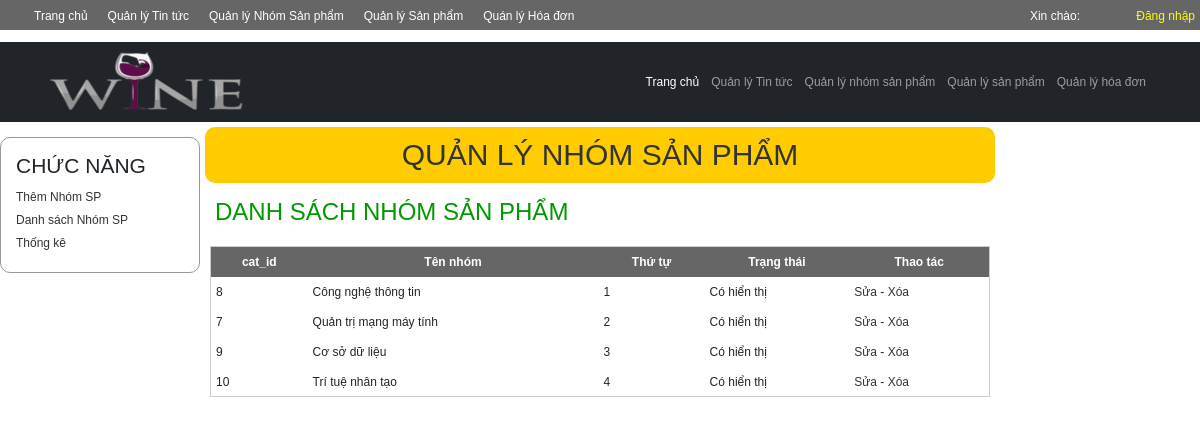
Page /index_admin.php?module=nhomsp on the earlier database version.
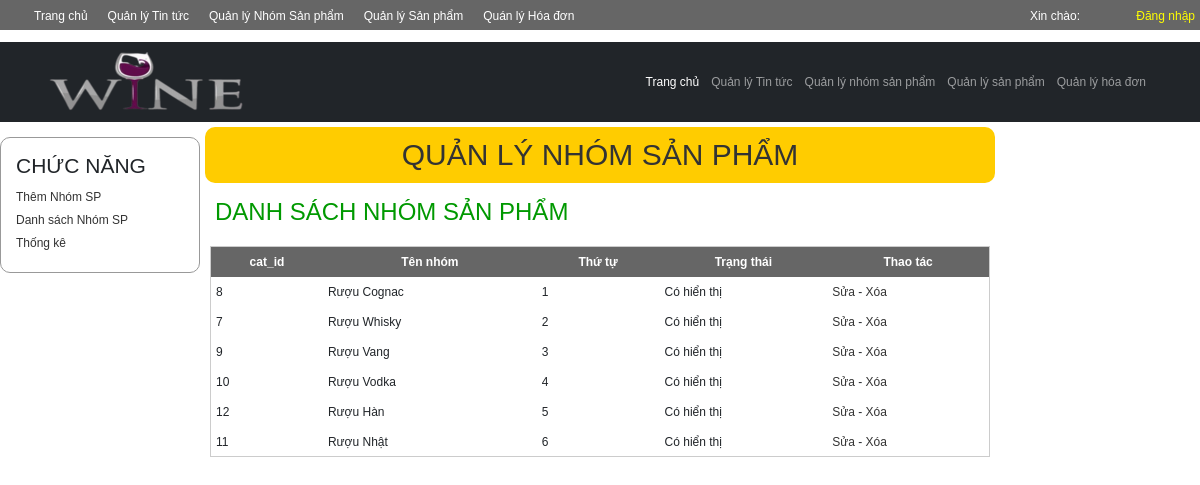
Same page on the later database version.
### tables this page shows
CREATE TABLE `tbcategory` (
  `cat_id` int(11) NOT NULL,
  `cat_name` varchar(100) NOT NULL,
  `cat_ord` int(11) DEFAULT NULL,
  `cat_status` tinyint(1) DEFAULT NULL
);

### Models/clsDatabase.php (called while the page is built, shortened)
<?php
class clsDatabase
{
	public $conn = NULL;
	function __construct()
	{
		try
		{
			$this->conn = new PDO("mysql:host=localhost;dbname=shop","root","");
			$this->conn->exec("SET NAMES UTF8");
		}
		catch(PDOException $ex)
		{
			echo "<h3>" . $ex->getMessage() . "</h3>";
			die("<h3> LỖI KẾT NỐI CSDL </h3>");
		}
	}
	function ThucthiSQL($sql, $data=NULL)
	{
		$this->pdo_stm = $this->conn->prepare($sql);
		$ketqua=false;
		if($data!=NULL)
			$ketqua = $this->pdo_stm->execute($data);
		else
			$ketqua = $this->pdo_stm->execute();
		return $ketqua;
	}
}
?>

### Models/clsCategory.php (called while the page is built, shortened)
<?php
require_once("clsDatabase.php");
class clsCategory
{
	public $db;
	function __construct()
	{
		$this->db = new clsDatabase();
	}
	function LayDanhSachNhomSanpham($trangthai =2, $order =0)
	{
		$sql = "SELECT * FROM tbcategory";
		if($order == 1)
			$sql .= " ORDER BY cat_ord ASC";
		else if($order == -1)
			$sql .= " ORDER BY cat_ord DESC";
				$ketqua = $this->db->ThucthiSQL($sql);
		if($ketqua==TRUE)
			$this->data = $this->db->pdo_stm->fetchAll();
		return $ketqua;
	}
}
?>

### Views/vDanhSachNhomSP.php (the view)
 	<div id="content_left">
     	<div class="left1">
         	<h3>CHỨC NĂNG</h3>
             <p><a href="?module=<?=$module?>&act=them">Thêm Nhóm SP</a></p>
             <p><a href="?module=<?=$module?>">Danh sách Nhóm SP</a></p>
             <p><a href="?module=<?=$module?>">Thống kê</a></p>
         </div>
     </div>
     <div id="content_right">
     	<h1> QUẢN LÝ NHÓM SẢN PHẨM</h1>
         <h2> DANH SÁCH NHÓM SẢN PHẨM</h2>
         <div id="right_detail">
         <table width="100%" border="1" class="Content_Table" cellpadding="0" cellspacing="0">
         	<tr>
             	<td> cat_id </td>
                 <td> Tên nhóm </td>
                 <td> Thứ tự </td>
                 <td> Trạng thái </td>
                 <td> Thao tác </td>
             </tr>
             <?php
	$rows = $Nhomsanpham->data;
	foreach($rows as $row)
	{
		$trangthai="";
		if($row["cat_status"]==0)
			$trangthai = "Không hiển thị";
		else if($row["cat_status"]==1)
			$trangthai = "Có hiển thị";
	?>
             <tr>
             	<td> <?=$row["cat_id"]?> </td>
                 <td> <?=$row["cat_name"]?> </td>
                 <td> <?=$row["cat_ord"]?> </td>
                 <td> <?=$trangthai?></td>
                 <td> <a href="?module=<?=$module?>&act=sua&id=<?=$row["cat_id"]?>"> Sửa </a>
     				- <a href="?module=<?=$module?>&act=xoa&id=<?=$row["cat_id"]?>"
                     		onClick="return confirm('Chắc chắn xóa?');"> Xóa </a> </td>
             </tr>
             <?php
	}
	?>
         </table>
</div>
     </div>

Differences in the rows shown:
changed tbcategory id 8: cat_name "Công nghệ thông tin" → "Rượu Cognac"
changed tbcategory id 7: cat_name "Quản trị mạng máy tính" → "Rượu Whisky"
changed tbcategory id 9: cat_name "Cơ sở dữ liệu" → "Rượu Vang"
changed tbcategory id 10: cat_name "Trí tuệ nhân tạo" → "Rượu Vodka"
added tbcategory: cat_id "12", cat_name "Rượu Hàn", cat_ord "5", cat_status "Có hiển thị"
added tbcategory: cat_id "11", cat_name "Rượu Nhật", cat_ord "6", cat_status "Có hiển thị"
